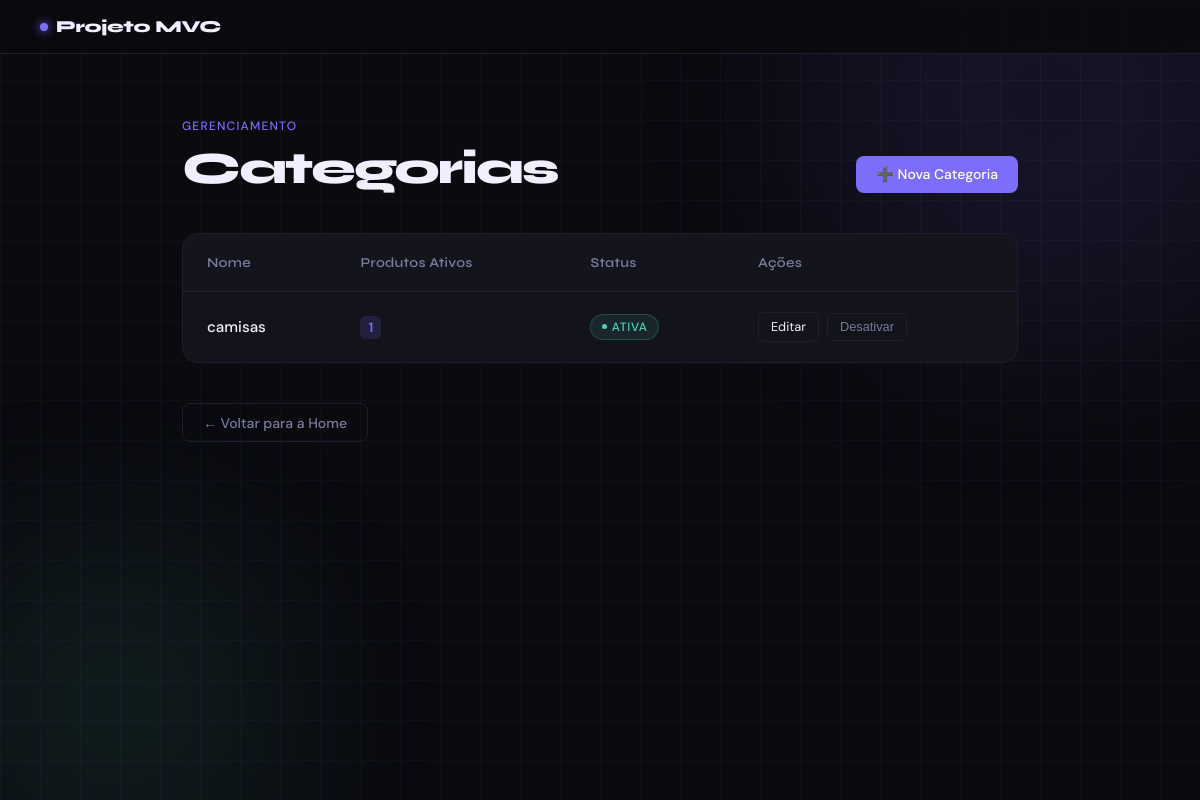
The app's page /categorias/ (signed in) with its own data.
### app/models/categoria.py (models this page shows)
class Categoria(Base):
    __tablename__ = "categorias"
    id = Column(Integer, primary_key=True, autoincrement=True, index=True)
    nome = Column(String(167), nullable=False, unique=True)
    ativo = Column(Boolean, default=True)
    produtos = relationship("Produto", back_populates="categoria", lazy="select")

### app/controllers/categoria_controller.py (the view)
@router.get("/")
def listar_categorias(
    request: Request,
    db: Session = Depends(get_db),
    admin = Depends(get_admin)
):
    categorias = db.query(Categoria).order_by(Categoria.nome).all()
    return templates.TemplateResponse(
        request,
        "categorias/index.html",
        {
            "request":    request,
            "usuario":    admin,
            "categorias": categorias,
        }
    )

### app/templates/categorias/index.html (shortened to what this page needs)
<!DOCTYPE html>
<html lang="pt-BR">
<head>
</head>
<body>
<div class="blob blob-2"></div>
<nav>
  <a href="/" class="nav-logo">
    <span class="dot"></span>
    Projeto MVC
  </a>
</nav>
<main>
  <div class="page-header">
    <div class="page-title">
      <p>Gerenciamento</p>
      <h1>Categorias</h1>
    </div>
    <a href="/categorias/nova" class="action-btn btn-primary">➕ Nova Categoria</a>
  </div>
  <div class="table-container">
    <table>
        <thead>
            <tr>
                <th>Nome</th>
                <th>Produtos Ativos</th>
                <th>Status</th>
                <th>Ações</th>
            </tr>
        </thead>
        <tbody>
            {% for c in categorias %}
            <tr>
                <td style="font-weight: 500;">{{ c.nome }}</td>
                <td>
                    <span class="count-badge">
                      {{ c.produtos | selectattr('ativo') | list | length }}
                    </span>
                </td>
                <td>
                    <span class="badge {% if c.ativo %}badge-active{% else %}badge-inactive{% endif %}">
                      {{ "Ativa" if c.ativo else "Inativa" }}
                    </span>
                </td>
                <td>
                    <div class="actions-cell">
                        <a href="/categorias/{{ c.id }}/editar" class="btn-table-action">Editar</a>
                        <form action="/categorias/{{ c.id }}/toggle-ativo" method="post" style="display:inline">
                            <button type="submit" class="btn-table-action btn-toggle-active">
                                {{ "Desativar" if c.ativo else "Ativar" }}
                            </button>
                        </form>
                    </div>
                </td>
            </tr>
            {% endfor %}
        </tbody>
    </table>
  </div>
  <div class="footer-nav">
    <a href="/" class="action-btn btn-ghost">← Voltar para a Home</a>
  </div>
</main>
</body>
</html>

### app/templates/categorias/index.html (style rules this page uses)
*, *::before, *::after { box-sizing: border-box; margin: 0; padding: 0; }
:root { --bg: #0a0a0f; --surface: #111118; --border: #1e1e2e; --accent: #7c6dfa; --accent2: #4fd1b5; --text: #f0eeff; --muted: #7a7a9a; --card-bg: #13131c; --success: #4fd1b5; --danger: #f87171; }
body { font-family: 'DM Sans', sans-serif; background: var(--bg); color: var(--text); min-height: 100vh; overflow-x: hidden; }
body::before { content: ''; position: fixed; inset: 0; background-image: linear-gradient(var(--border) 1px, transparent 1px), linear-gradient(90deg, var(--border) 1px, transparent 1px); background-size: 40px 40px; opacity: 0.3; pointer-events: none; z-index: 0; }
.blob { position: fixed; border-radius: 50%; filter: blur(100px); opacity: 0.1; pointer-events: none; z-index: 0; }
.blob-2 { width: 350px; height: 350px; background: var(--accent2); bottom: -80px; left: -60px; }
nav { position: sticky; top: 0; z-index: 100; display: flex; align-items: center; justify-content: space-between; padding: 1rem 2.5rem; background: rgba(10, 10, 15, 0.85); backdrop-filter: blur(16px); border-bottom: 1px solid var(--border); }
.nav-logo { font-family: 'Syne', sans-serif; font-weight: 800; font-size: 1.05rem; letter-spacing: -0.02em; color: var(--text); text-decoration: none; display: flex; align-items: center; gap: 8px; }
.nav-logo .dot { width: 8px; height: 8px; border-radius: 50%; background: var(--accent); box-shadow: 0 0 10px var(--accent); }
main { position: relative; z-index: 1; max-width: 900px; margin: 0 auto; padding: 4rem 2rem 6rem; }
.page-header { display: flex; justify-content: space-between; align-items: flex-end; margin-bottom: 2.5rem; opacity: 0; animation: fadeUp 0.6s ease 0.1s forwards; flex-wrap: wrap; gap: 1.5rem; }
.page-title p { font-size: 0.75rem; font-weight: 500; letter-spacing: 0.1em; text-transform: uppercase; color: var(--accent); margin-bottom: 0.6rem; }
.page-title h1 { font-family: 'Syne', sans-serif; font-weight: 800; font-size: clamp(2rem, 4vw, 2.8rem); letter-spacing: -0.04em; line-height: 1.1; }
.action-btn { font-family: 'DM Sans', sans-serif; font-size: 0.875rem; font-weight: 500; padding: 0.6rem 1.25rem; border-radius: 8px; cursor: pointer; text-decoration: none; transition: opacity 0.2s, transform 0.2s; display: inline-flex; align-items: center; gap: 6px; }
.btn-primary { background: var(--accent); color: #fff; border: none; }
.btn-ghost { background: transparent; color: var(--muted); border: 1px solid var(--border); }
.btn-table-action { font-size: 0.8rem; padding: 0.35rem 0.75rem; border-radius: 6px; background: transparent; border: 1px solid var(--border); color: var(--text); cursor: pointer; text-decoration: none; transition: all 0.2s; }
.btn-toggle-active { background: transparent; border: 1px solid var(--border); color: var(--muted); }
.table-container { background: var(--card-bg); border: 1px solid var(--border); border-radius: 16px; overflow: hidden; opacity: 0; animation: fadeUp 0.6s ease 0.25s forwards; }
table { width: 100%; border-collapse: collapse; text-align: left; }
th { font-family: 'Syne', sans-serif; font-weight: 600; font-size: 0.85rem; letter-spacing: 0.02em; color: var(--muted); padding: 1.25rem 1.5rem; border-bottom: 1px solid var(--border); background: rgba(25, 25, 35, 0.2); }
td { padding: 1.25rem 1.5rem; border-bottom: 1px solid var(--border); font-size: 0.95rem; }
tr:last-child td { border-bottom: none; }
.badge { display: inline-flex; align-items: center; gap: 5px; font-size: 0.75rem; font-weight: 500; letter-spacing: 0.06em; text-transform: uppercase; padding: 0.25rem 0.65rem; border-radius: 20px; }
.badge-active { background: rgba(79, 209, 181, 0.1); color: var(--accent2); border: 1px solid rgba(79, 209, 181, 0.22); }
.badge::before { content: ''; width: 5px; height: 5px; border-radius: 50%; background: currentColor; }
.count-badge { background: rgba(124, 109, 250, 0.15); color: var(--accent); padding: 0.2rem 0.5rem; border-radius: 6px; font-weight: 600; font-size: 0.85rem; }
.actions-cell { display: flex; gap: 0.5rem; align-items: center; }
.footer-nav { margin-top: 2.5rem; opacity: 0; animation: fadeUp 0.5s ease 0.4s forwards; }

### records on screen
Categoria: nome "camisas", produtos|selectattr "1", ativo "ATIVA", ativo "Desativar"
